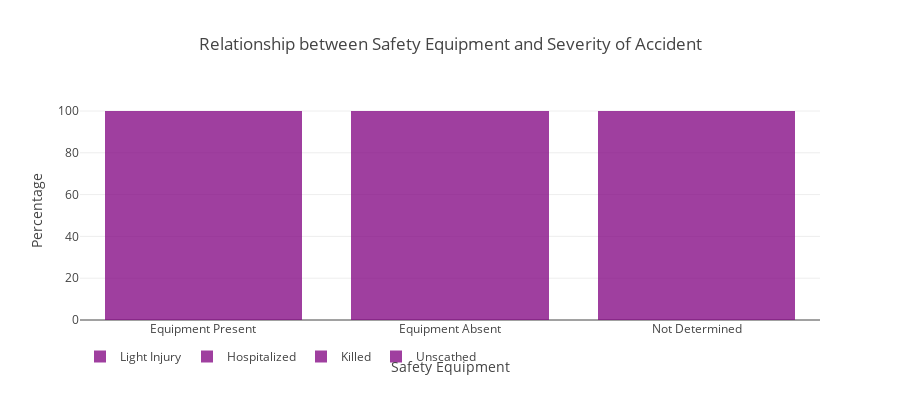

The notebook cell saved with this chart:
### Code cell
#1.9% of the people were killed and 17.8% were hospitalized if Safety Equipment was used.
        #10.7% of the people were killed and 35.8% were hospitalized if Safety Equipment was not used.


keydict = {1:'Unscathed', 2:'Killed', 3: 'Hospitalized', 4: 'Light Injury'}
traces = []
for key, grp in safety.groupby(safety.grav):
    if (key != 0):
        count = safety.secu.count()
        #print(count)
        aggregated = (grp.secu.value_counts()).sort_index()
        x_values = aggregated.index.tolist()
        y_values = (aggregated.values/safety.secu.value_counts().sort_index().values*100).tolist()
        x1,y1 = x_values[1:], y_values[1:]
        x1 = ['Equipment Present','Equipment Absent', 'Not Determined']


    

#x1, y1 = create_stack_bar_data('jour', accidents)
        trace1 = go.Bar(x=x1, y=y1, opacity=0.75, name = keydict[key],  
                        marker = dict(color = 'purple'))
        layout = dict(height=400, title='Relationship between Safety Equipment and Severity of Accident', 
                      legend=dict(orientation="h"), barmode = 'stack', yaxis = dict(title = 'Percentage'),
                      xaxis = dict(title = 'Safety Equipment'));
        traces.append(trace1)
fig = go.Figure(data= traces, layout=layout)
iplot(fig)

### Figure 1 — Plotly figure (JSON) as saved in the notebook; plotly's stock layout.template omitted (floating-point values rounded to 4 significant figures)
{"data": [{"marker": {"color": "purple"}, "name": "Unscathed", "opacity": 0.75, "type": "bar", "uid": "a8ed0ddc-f6c7-4dff-8256-3de7b7878e03", "x": ["Equipment Present", "Equipment Absent", "Not Determined"], "y": [46.55, 18.24, 43.65]}, {"marker": {"color": "purple"}, "name": "Killed", "opacity": 0.75, "type": "bar", "uid": "f09911cd-6163-4427-b834-a7a3fb0bdc5f", "x": ["Equipment Present", "Equipment Absent", "Not Determined"], "y": [1.969, 10.71, 1.802]}, {"marker": {"color": "purple"}, "name": "Hospitalized", "opacity": 0.75, "type": "bar", "uid": "ce4be9c9-d5fd-4945-a460-c06f318c000d", "x": ["Equipment Present", "Equipment Absent", "Not Determined"], "y": [17.83, 35.86, 16.06]}, {"marker": {"color": "purple"}, "name": "Light Injury", "opacity": 0.75, "type": "bar", "uid": "e822daaf-ba39-4ae7-9981-38e897746956", "x": ["Equipment Present", "Equipment Absent", "Not Determined"], "y": [33.66, 35.2, 38.49]}], "layout": {"barmode": "stack", "height": 400, "legend": {"orientation": "h"}, "title": {"text": "Relationship between Safety Equipment and Severity of Accident"}, "xaxis": {"title": {"text": "Safety Equipment"}}, "yaxis": {"title": {"text": "Percentage"}}}}
